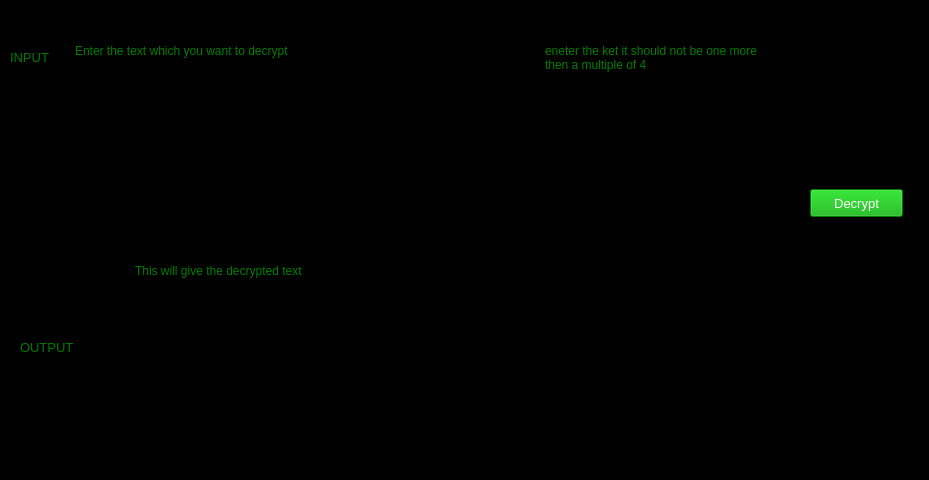
<?xml version="1.0" encoding="UTF-8"?>
<ui version="4.0">
 <class>MainWindow</class>
 <widget class="QMainWindow" name="MainWindow">
  <property name="geometry">
   <rect>
    <x>0</x>
    <y>0</y>
    <width>929</width>
    <height>480</height>
   </rect>
  </property>
  <property name="windowTitle">
   <string>MainWindow</string>
  </property>
  <property name="styleSheet">
   <string notr="true">background-color: rgb(0, 0, 0);</string>
  </property>
  <widget class="QWidget" name="MainWidget">
   <widget class="Line" name="Seprator">
    <property name="geometry">
     <rect>
      <x>10</x>
      <y>210</y>
      <width>911</width>
      <height>20</height>
     </rect>
    </property>
    <property name="orientation">
     <enum>Qt::Horizontal</enum>
    </property>
   </widget>
   <widget class="QLabel" name="InputLabel">
    <property name="geometry">
     <rect>
      <x>10</x>
      <y>30</y>
      <width>55</width>
      <height>16</height>
     </rect>
    </property>
    <property name="font">
     <font>
      <pointsize>10</pointsize>
     </font>
    </property>
    <property name="styleSheet">
     <string notr="true">color: qlineargradient(spread:pad, x1:0.965174, y1:0.011, x2:1, y2:0, stop:1 rgba(0, 124, 0, 255));</string>
    </property>
    <property name="text">
     <string>INPUT</string>
    </property>
    <property name="scaledContents">
     <bool>false</bool>
    </property>
    <property name="margin">
     <number>0</number>
    </property>
   </widget>
   <widget class="QTextEdit" name="InputEdit">
    <property name="geometry">
     <rect>
      <x>70</x>
      <y>20</y>
      <width>441</width>
      <height>191</height>
     </rect>
    </property>
    <property name="styleSheet">
     <string notr="true">color: rgb(0, 255, 0);</string>
    </property>
    <property name="placeholderText">
     <string>Enter the text which you want to decrypt</string>
    </property>
   </widget>
   <widget class="QPushButton" name="DecryptBtn">
    <property name="geometry">
     <rect>
      <x>810</x>
      <y>170</y>
      <width>93</width>
      <height>28</height>
     </rect>
    </property>
    <property name="font">
     <font>
      <pointsize>10</pointsize>
     </font>
    </property>
    <property name="styleSheet">
     <string notr="true">background-color: rgb(0, 170, 0);
color: rgb(255, 255, 255);</string>
    </property>
    <property name="text">
     <string>Decrypt</string>
    </property>
    <property name="autoRepeatDelay">
     <number>298</number>
    </property>
   </widget>
   <widget class="QLabel" name="OutputLabel">
    <property name="geometry">
     <rect>
      <x>20</x>
      <y>320</y>
      <width>55</width>
      <height>16</height>
     </rect>
    </property>
    <property name="font">
     <font>
      <pointsize>10</pointsize>
     </font>
    </property>
    <property name="styleSheet">
     <string notr="true">color: qlineargradient(spread:pad, x1:0.965174, y1:0.011, x2:1, y2:0, stop:1 rgba(0, 124, 0, 255));</string>
    </property>
    <property name="text">
     <string>OUTPUT</string>
    </property>
   </widget>
   <widget class="QTextEdit" name="OutputEdit">
    <property name="geometry">
     <rect>
      <x>130</x>
      <y>240</y>
      <width>631</width>
      <height>171</height>
     </rect>
    </property>
    <property name="styleSheet">
     <string notr="true">color: rgb(0, 255, 0);</string>
    </property>
    <property name="placeholderText">
     <string>This will give the decrypted text</string>
    </property>
   </widget>
   <widget class="QTextEdit" name="KeyEdit">
    <property name="geometry">
     <rect>
      <x>540</x>
      <y>20</y>
      <width>241</width>
      <height>181</height>
     </rect>
    </property>
    <property name="styleSheet">
     <string notr="true">color: rgb(0, 255, 0);</string>
    </property>
    <property name="placeholderText">
     <string>eneter the ket it should not be one more then a multiple of 4</string>
    </property>
   </widget>
  </widget>
  <widget class="QMenuBar" name="menubar">
   <property name="geometry">
    <rect>
     <x>0</x>
     <y>0</y>
     <width>929</width>
     <height>26</height>
    </rect>
   </property>
   <widget class="QMenu" name="EncryptMenu">
    <property name="title">
     <string>Encrypt</string>
    </property>
   </widget>
   <widget class="QMenu" name="KEncryptMenu">
    <property name="title">
     <string>Key Encrypt</string>
    </property>
   </widget>
   <widget class="QMenu" name="KDecryptMenu">
    <property name="title">
     <string>Key Decrypt</string>
    </property>
   </widget>
   <widget class="QMenu" name="PasswordMenu">
    <property name="title">
     <string>Strong password</string>
    </property>
   </widget>
   <addaction name="EncryptMenu"/>
   <addaction name="KEncryptMenu"/>
   <addaction name="KDecryptMenu"/>
   <addaction name="PasswordMenu"/>
  </widget>
  <widget class="QStatusBar" name="statusbar"/>
 </widget>
 <resources/>
 <connections/>
</ui>
